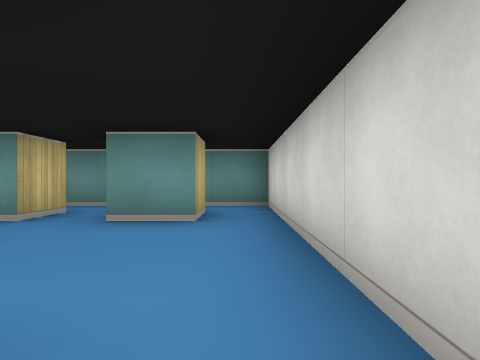
view 1 (above)

16 first-person views from a walk through a cub3D maze. The camera is about half as high as the walls, looks level and sees 75° across. The floor is counted in squares. Each view is taken from the middle of a square. On the plan, view 1 faces up. The plan holds only what a view shows up to about 9 squares ahead; the rest is blank.

view 2
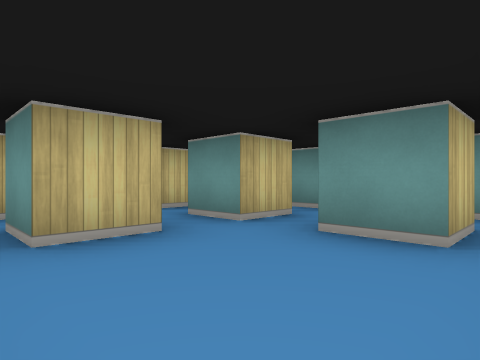

view 3
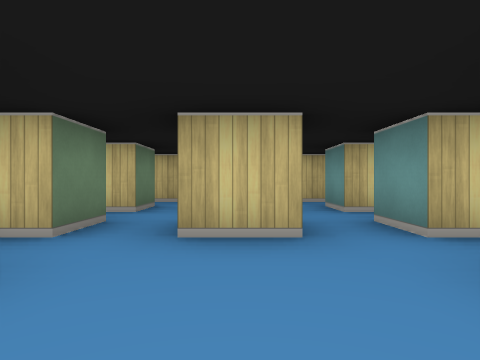

view 4
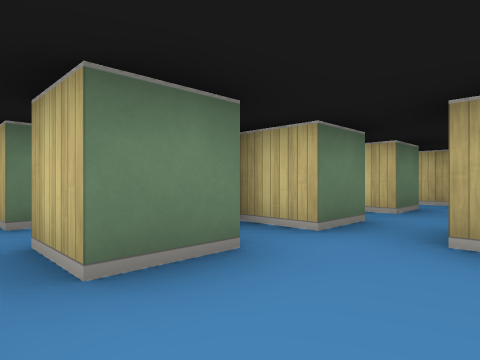

view 5
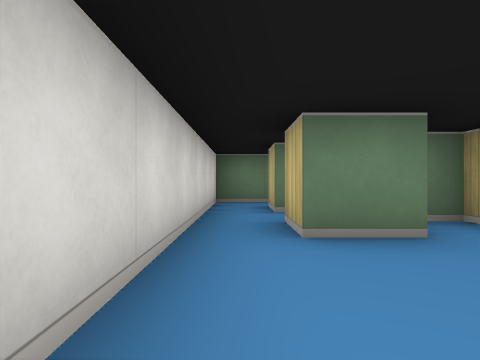

view 6
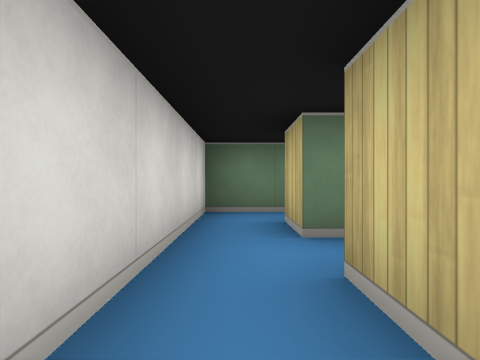

view 7
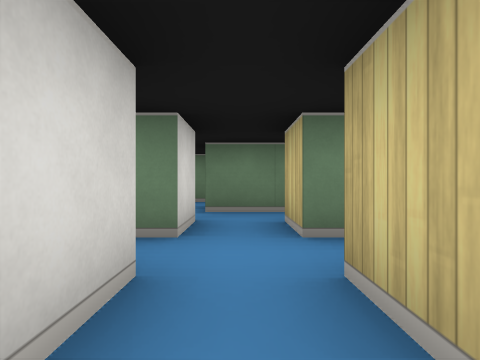

view 8
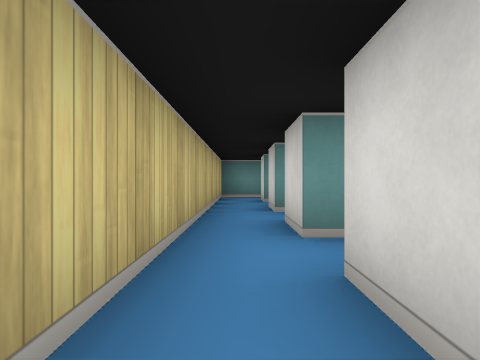

view 9
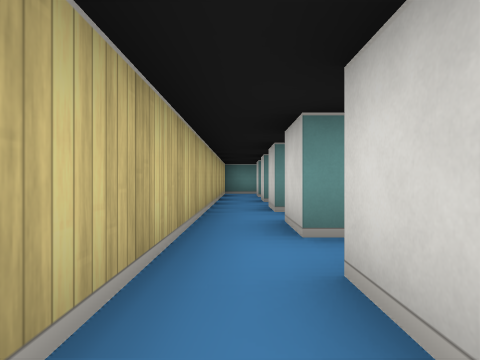

view 10
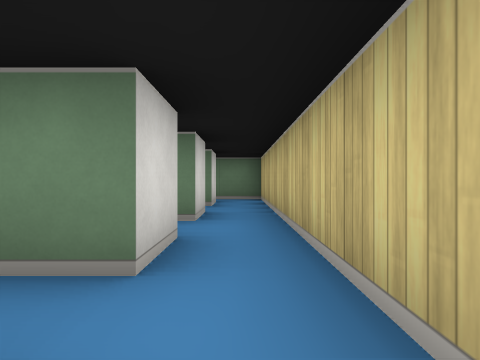

view 11
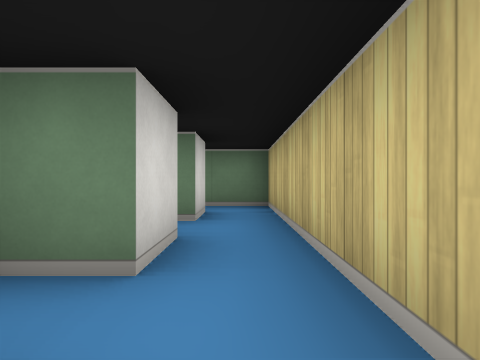

view 12
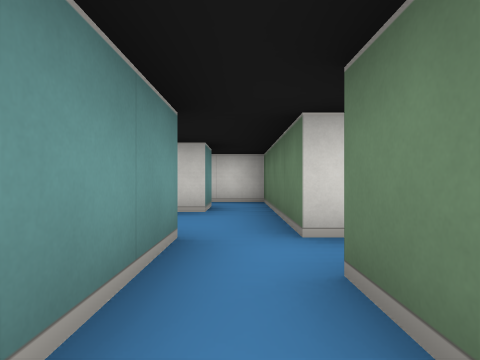

view 13
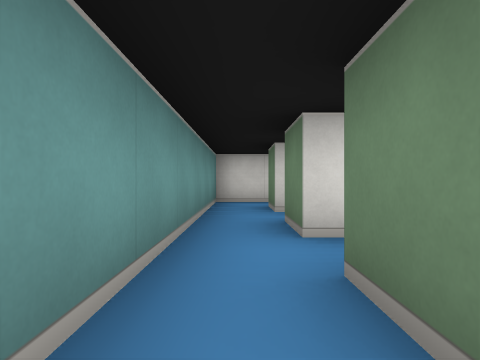

view 14
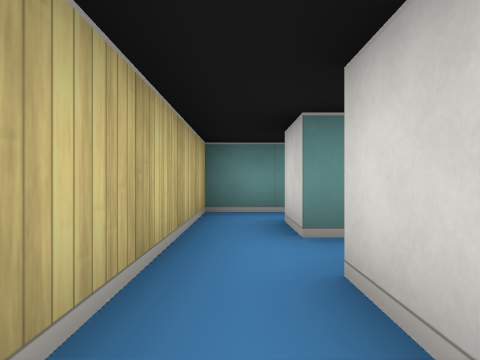

view 15
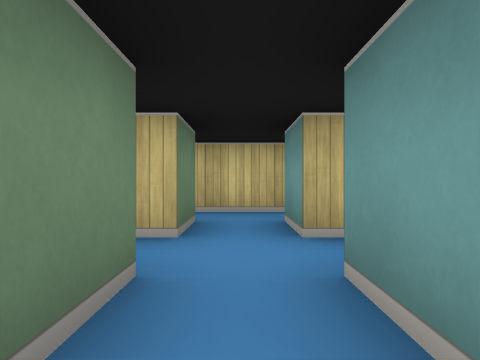

view 16
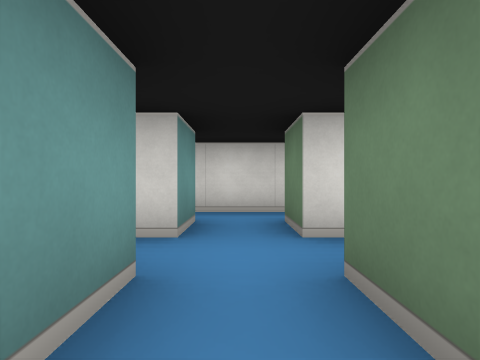

### Floor plan
Points are (right, up) in squares from view 1. A wall is a line through its corners. A room is listed if a view was taken in it or the views show most of it. See-through windows are left out.
Room 1 (views 1, 2, 3, 4, 5, 6, 7, 10, 13, 14)
walls: (-2.5, 2.5) (-2.5, 1.5) (-3.5, 1.5) (-3.5, 2.4); (-4.5, 3.5) (-5.5, 3.5) (-5.5, 4.5) (-4.5, 4.5) (-4.5, 3.5); (-3.5, 4.5) (-2.5, 4.5) (-2.5, 3.5) (-3.5, 3.5); (-4.5, 2.4) (-4.5, 1.5); (-1.5, 4.5) (-0.5, 4.5) (-0.5, 3.5) (-1.5, 3.5); (-5.5, 1.5) (-5.5, 2.5); (-1.5, 0.5) (-0.5, 0.5) (-0.5, -0.5); (-3.5, -0.5) (-3.5, 0.5) (-2.5, 0.5); (-2.5, -0.5) (-2, -0.5); (-5.5, -0.5) (-5.5, 0.5) (-4.5, 0.5) (-4.5, -0.5); (-4.8, -1.5) (-3.5, -1.5); (0.5, -0.5) (0.5, 5.5) (-6.5, 5.5) (-6.5, -2.5); (-5.5, -2.5) (-5.5, -1.5)
ways out: opening at (-6, -2) to room 2; opening at (0, -1) to room 5
Room 2 (views 8, 9, 11, 12)
walls: (-5.5, -4.5) (-5.5, -3.5); (-6.5, -2.5) (-6.5, -6.5); (-5.5, -6.5) (-5.5, -5.5)
ways out: opening at (-6, -2) to room 1; opening at (-6, -7) to room 4; opening at (-5, -3) to room 6
Room 3 (view 15)
walls: (-3.5, -7.5) (-2.5, -7.5); (-2.5, -6.5) (-3.5, -6.5); (-1.5, -7.8) (-1.5, -6.2)
ways out: opening at (-3, -7) to room 4; opening at (-2, -6)
Room 4 (view 16)
walls: (-4.5, -6.5) (-5.5, -6.5); (-6.5, -6.5) (-6.5, -9.5) (-5.4, -9.5); (-5.5, -8.5) (-5.5, -7.5) (-4.5, -7.5) (-4.5, -7.9)
ways out: opening at (-6, -7) to room 2; opening at (-3, -7) to room 3
Room 5 (no view inside)
walls: (-0.5, -1.5) (-0.5, -2.5) (-1.5, -2.5); (-2.5, -3.5) (0.5, -3.5) (0.5, -0.5)
ways out: opening at (0, -1) to room 1; opening at (-2, -3) to room 6
Room 6 (no view inside)
walls: (-3.5, -3.5) (-2.5, -3.5); (-3.5, -2.5) (-5.5, -2.5); (-5.5, -3.5) (-4.5, -3.5); (-1.5, -2.5) (-1.5, -2)
ways out: opening at (-5, -3) to room 2; opening at (-2, -3) to room 5

Where each view was taken, in squares from view 1:
view 1: 0 up, 0 right, facing up
view 2: 1 up, 0 right, facing up-left
view 3: 2 up, 0 right, facing left
view 4: 2 up, 0 right, facing down-left
view 5: 3 up, 0 right, facing down
view 6: 1 up, 0 right, facing down
view 7: 3 up, 4 left, facing down
view 8: 3 down, 6 left, facing up
view 9: 5 down, 6 left, facing up
view 10: 2 down, 6 left, facing down
view 11: 4 down, 6 left, facing down
view 12: 3 down, 6 left, facing right
view 13: 5 up, 6 left, facing right
view 14: 1 up, 6 left, facing up
view 15: 7 down, 2 left, facing left
view 16: 7 down, 6 left, facing right
